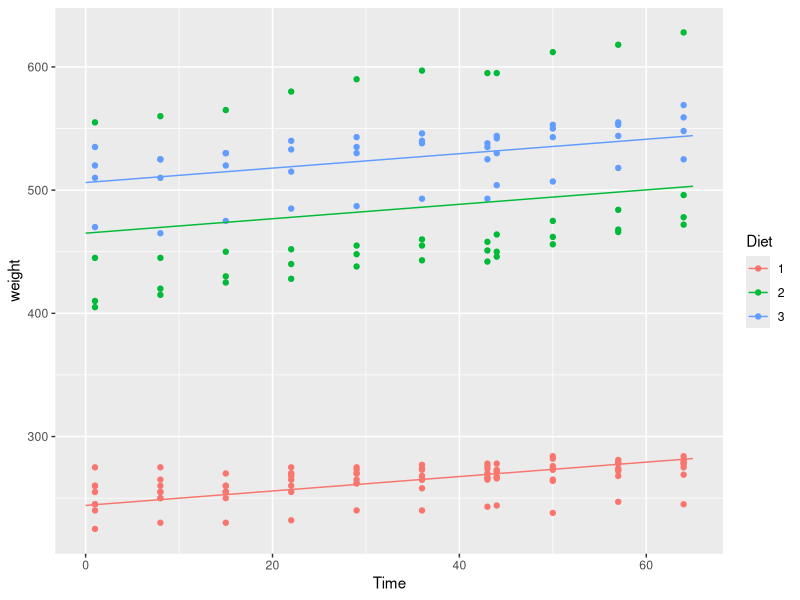

Source code (R):
#Example of plotting predicted lines from a linear mixed model
#using ggplot

library(nlme)
data(BodyWeight)
#Run your model
model <- lme(weight ~ Time + Diet, BodyWeight, ~ 1 | Rat)
summary(model)

#Predict the values
#predict.lme is a pain because you have to specify which rat
#you are interested in, but we don't want that
#manually predicting things instead
times <- seq.int(0, 65, 0.1)
mcf <- model$coefficients$fixed
predicted <- 
  mcf["(Intercept)"] + 
  rep.int(mcf["Time"] * times, nlevels(BodyWeight$Diet)) + 
  rep(c(0, mcf["Diet2"], mcf["Diet3"]), each = length(times))
prediction_data <- data.frame(
  weight = predicted,
  Time   = rep.int(times, nlevels(BodyWeight$Diet)),
  Diet   = rep(levels(BodyWeight$Diet), each = length(times))
)  

library(ggplot2)
#Draw the plot (using ggplot2)
(p <- ggplot(BodyWeight, aes(Time, weight, colour = Diet)) + 
   geom_point() +
   geom_line(data = prediction_data)
)